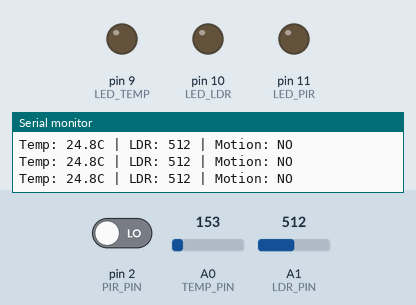
Simulated run of this sketch. Board: Arduino Uno, built with avr-gcc and run on an emulated ATmega328P. On the bench: output pins drawn as LEDs (lit = HIGH), the last lines printed to the serial monitor. Inputs (shaded band) come from the test bench; at power-on: pin 2 (PIR_PIN) LOW, A0 (TEMP_PIN) = 153, A1 (LDR_PIN) = 512.

Above: at 1.3 s.
1.4 s: pin 2 (PIR_PIN) driven HIGH
At 2.3 s:
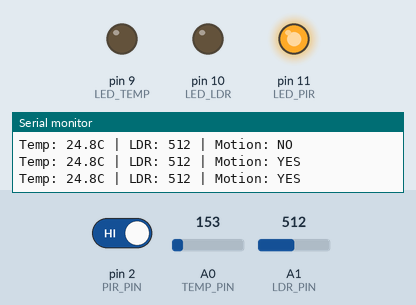
3.1 s: A0 (TEMP_PIN) set to 177
At 3.6 s:
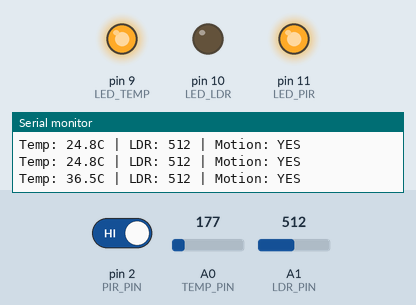
4.6 s: A1 (LDR_PIN) set to 311
6.1 s: A1 (LDR_PIN) set to 290
At 7.3 s:
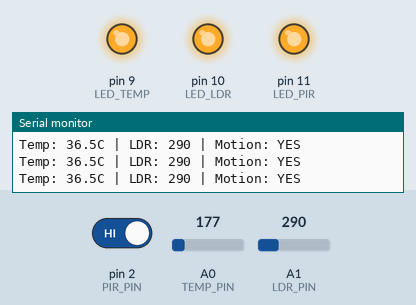
7.7 s: A0 (TEMP_PIN) set to 133
At 8.5 s:
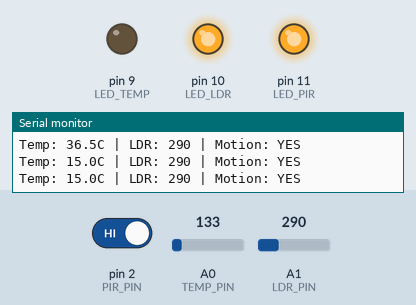
9.2 s: pin 2 (PIR_PIN) driven LOW
At 9.8 s:
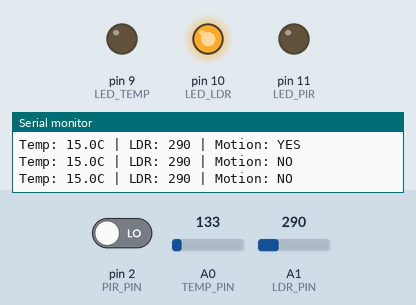
Timing chart, 0 to 11.7 s (numbered marks = the images above; inputs shaded):
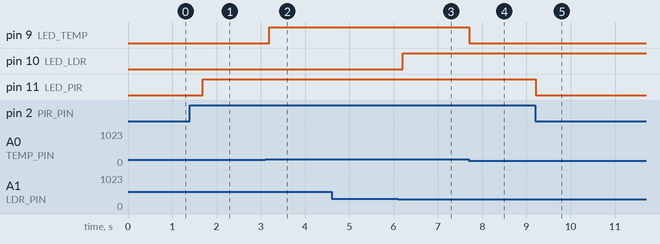

Measured:
- the behaviour switches between 163 and 164 on A0 (TEMP_PIN) (found by bisection; images 1 and 2)
- the behaviour switches between 300 and 299 on A1 (LDR_PIN) (found by bisection; images 2 and 3)
- after the input at 1.4 s, pin 11 (LED_PIR): LOW → HIGH after 0.29 s
- after the input at 3.1 s, pin 9 (LED_TEMP): LOW → HIGH after 0.09 s
- after the input at 6.1 s, pin 10 (LED_LDR): LOW → HIGH after 0.10 s
- after the input at 7.7 s, pin 9 (LED_TEMP): HIGH → LOW at once
- after the input at 9.2 s, pin 11 (LED_PIR): HIGH → LOW at once

The sketch:

sketch.ino
```cpp
// ================================================================
// IoT Sensor-Based LED Control — Arduino Sketch
// Simulation Platform : Tinkercad / Proteus
// Sensors            : TMP36 (Temp) | LDR (Light) | PIR HC-SR501 (Motion)
// Author             : Task 2 — IoT Sensor Simulation
// Version            : 1.0.0
// ================================================================

// ── Pin Definitions ─────────────────────────────────────────────
const int TEMP_PIN  = A0;   // TMP36  — analog temperature sensor
const int LDR_PIN   = A1;   // LDR    — analog light sensor
const int PIR_PIN   = 2;    // PIR    — digital motion sensor

const int LED_TEMP  = 9;    // Red    LED — temperature alert
const int LED_LDR   = 10;   // Blue   LED — darkness / night indicator
const int LED_PIR   = 11;   // Yellow LED — motion alert

// ── Threshold Constants ──────────────────────────────────────────
const float TEMP_THRESHOLD = 30.0;   // °C  — trigger RED LED above this
const int   LDR_THRESHOLD  = 300;    // ADC — trigger BLUE LED below this

// ── setup() — runs once on power-on / reset ──────────────────────
void setup() {
  Serial.begin(9600);               // Start serial at 9600 baud

  pinMode(PIR_PIN,  INPUT);         // PIR  as digital input
  pinMode(LED_TEMP, OUTPUT);        // LED pins as outputs
  pinMode(LED_LDR,  OUTPUT);
  pinMode(LED_PIR,  OUTPUT);

  Serial.println("========================================");
  Serial.println("  IoT Sensor-LED System — Initialized  ");
  Serial.println("  Sensors : TMP36 | LDR | PIR HC-SR501 ");
  Serial.println("  Polling interval : 500 ms             ");
  Serial.println("========================================");
}

// ── loop() — runs continuously ───────────────────────────────────
void loop() {

  // 1. READ TEMPERATURE (TMP36 on A0)
  int   rawADC  = analogRead(TEMP_PIN);
  float voltage = rawADC * (5.0 / 1023.0);   // ADC → volts
  float tempC   = (voltage - 0.5) * 100.0;   // TMP36 formula → °C

  // 2. READ LIGHT LEVEL (LDR voltage divider on A1)
  int ldrValue = analogRead(LDR_PIN);         // 0 = dark, 1023 = bright

  // 3. READ PIR MOTION SENSOR (D2)
  int motionDetected = digitalRead(PIR_PIN);  // HIGH = motion present

  // 4. CONTROL LEDs BASED ON THRESHOLDS
  digitalWrite(LED_TEMP, tempC          > TEMP_THRESHOLD ? HIGH : LOW);
  digitalWrite(LED_LDR,  ldrValue       < LDR_THRESHOLD  ? HIGH : LOW);
  digitalWrite(LED_PIR,  motionDetected == HIGH           ? HIGH : LOW);

  // 5. SERIAL MONITOR OUTPUT
  Serial.print("Temp: ");
  Serial.print(tempC, 1);
  Serial.print("C | LDR: ");
  Serial.print(ldrValue);
  Serial.print(" | Motion: ");
  Serial.println(motionDetected ? "YES" : "NO");

  delay(500);   // poll every 500 ms
}
```
